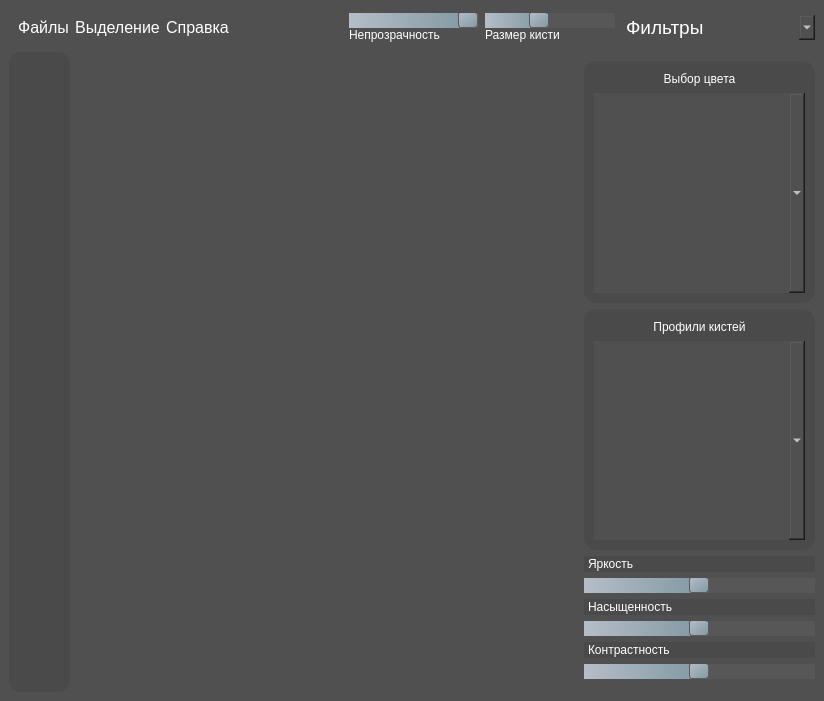
<?xml version="1.0" encoding="UTF-8"?>
<ui version="4.0">
 <class>MainWindow</class>
 <widget class="QMainWindow" name="MainWindow">
  <property name="geometry">
   <rect>
    <x>0</x>
    <y>0</y>
    <width>824</width>
    <height>701</height>
   </rect>
  </property>
  <property name="windowTitle">
   <string>MainWindow</string>
  </property>
  <property name="styleSheet">
   <string notr="true">*{
	background-color: #505050;
	border: None;
	color: #FFFFFF;
}

QComboBox{
	font-size: 14pt;
}

#toolsBar{
	background-color: #4A4A4A;
	border-color: #4A4A4A;
	border-radius: 12px;
}

#toolsFrame{
	background-color: #4A4A4A;
}

#toolsFrame QPushButton{
	background-color: #4A4A4A;
}

#toolsFrame QPushButton:hover {
	background: qlineargradient(x1:0, y1:0, x2:0, y2:1,
                                             stop:0 #C3C3C3, stop:1  #505050);
}

QPushButton{
	border-radius: 3px;
	font-size: 12pt;
}

QPushButton:hover {
	background: qlineargradient(x1:0, y1:0, x2:0, y2:1,
                                             stop:0 #C3C3C3, stop:1  #505050);
}

QSlider::groove:horizontal {
    border: 1px solid #999999;
    height: 12px; /* высота полосы */
	border-radius: 5px;
    background: qlineargradient(x1:0, y1:0, x2:1, y2:0, stop:0 #B1B1B1, stop:1 #c4c4c4); /* градиент фона полосы */
    margin: 2px 0;
}

QSlider::handle:horizontal {
    background: qlineargradient(x1:0, y1:0, x2:1, y2:1, stop:0 #b5bdc8, stop:1 #8299a3); /* градиент цвета ползунка */
    border: 1px solid #5c5c5c;
    width: 18px; /* ширина ползунка */
    margin: -2px 0; /* отступы от верхнего и нижнего краев */
    border-radius: 3px; /* скругление углов */
}

QSlider::add-page:horizontal {
    background: #575757; /* цвет заполненной области слайдера */
}

QSlider::sub-page:horizontal {
    background: qlineargradient(x1:0, y1:0, x2:1, y2:0, stop:0 #b5bdc8, stop:1 #8299a3); /* градиент цвета заполненной области слайдера */
}

#setForTools QFrame{
	background-color: #4A4A4A;
	border: 1px solid #4A4A4A;
	border-radius: 12px;
}</string>
  </property>
  <widget class="QWidget" name="centralwidget">
   <layout class="QGridLayout" name="gridLayout">
    <item row="0" column="0" colspan="4">
     <widget class="QWidget" name="topBar" native="true">
      <property name="sizePolicy">
       <sizepolicy hsizetype="Expanding" vsizetype="Fixed">
        <horstretch>0</horstretch>
        <verstretch>0</verstretch>
       </sizepolicy>
      </property>
      <layout class="QHBoxLayout" name="horizontalLayout_4">
       <property name="spacing">
        <number>0</number>
       </property>
       <property name="leftMargin">
        <number>0</number>
       </property>
       <property name="topMargin">
        <number>0</number>
       </property>
       <property name="rightMargin">
        <number>0</number>
       </property>
       <property name="bottomMargin">
        <number>0</number>
       </property>
       <item>
        <widget class="QFrame" name="fileTools">
         <property name="sizePolicy">
          <sizepolicy hsizetype="Preferred" vsizetype="Fixed">
           <horstretch>0</horstretch>
           <verstretch>0</verstretch>
          </sizepolicy>
         </property>
         <property name="frameShape">
          <enum>QFrame::StyledPanel</enum>
         </property>
         <property name="frameShadow">
          <enum>QFrame::Raised</enum>
         </property>
         <layout class="QHBoxLayout" name="horizontalLayout">
          <item>
           <widget class="QPushButton" name="fileBtn">
            <property name="text">
             <string>Файлы</string>
            </property>
           </widget>
          </item>
          <item>
           <widget class="QPushButton" name="selectionBtn">
            <property name="text">
             <string>Выделение</string>
            </property>
           </widget>
          </item>
          <item>
           <widget class="QPushButton" name="infoBtn">
            <property name="text">
             <string>Справка</string>
            </property>
           </widget>
          </item>
         </layout>
        </widget>
       </item>
       <item>
        <widget class="QFrame" name="paintTools">
         <property name="sizePolicy">
          <sizepolicy hsizetype="Expanding" vsizetype="Fixed">
           <horstretch>0</horstretch>
           <verstretch>0</verstretch>
          </sizepolicy>
         </property>
         <property name="frameShape">
          <enum>QFrame::StyledPanel</enum>
         </property>
         <property name="frameShadow">
          <enum>QFrame::Raised</enum>
         </property>
         <layout class="QHBoxLayout" name="horizontalLayout_3">
          <property name="spacing">
           <number>-1</number>
          </property>
          <property name="leftMargin">
           <number>0</number>
          </property>
          <property name="topMargin">
           <number>0</number>
          </property>
          <property name="rightMargin">
           <number>0</number>
          </property>
          <property name="bottomMargin">
           <number>0</number>
          </property>
          <item>
           <widget class="QPushButton" name="backBtn">
            <property name="sizePolicy">
             <sizepolicy hsizetype="Fixed" vsizetype="Fixed">
              <horstretch>31</horstretch>
              <verstretch>41</verstretch>
             </sizepolicy>
            </property>
            <property name="text">
             <string/>
            </property>
            <property name="icon">
             <iconset resource="icons/icons.qrc">
              <normaloff>:/icons/Back.png</normaloff>:/icons/Back.png</iconset>
            </property>
           </widget>
          </item>
          <item>
           <widget class="QPushButton" name="nextButton">
            <property name="sizePolicy">
             <sizepolicy hsizetype="Fixed" vsizetype="Fixed">
              <horstretch>31</horstretch>
              <verstretch>41</verstretch>
             </sizepolicy>
            </property>
            <property name="text">
             <string/>
            </property>
            <property name="icon">
             <iconset resource="icons/icons.qrc">
              <normaloff>:/icons/Next.png</normaloff>:/icons/Next.png</iconset>
            </property>
           </widget>
          </item>
          <item>
           <widget class="QLabel" name="brushIcon">
            <property name="text">
             <string/>
            </property>
            <property name="pixmap">
             <pixmap resource="icons/icons.qrc">:/icons/brush.png</pixmap>
            </property>
           </widget>
          </item>
          <item>
           <layout class="QVBoxLayout" name="verticalLayout_2">
            <property name="spacing">
             <number>0</number>
            </property>
            <item>
             <widget class="QSlider" name="opacitySlider">
              <property name="sizePolicy">
               <sizepolicy hsizetype="Expanding" vsizetype="Fixed">
                <horstretch>0</horstretch>
                <verstretch>41</verstretch>
               </sizepolicy>
              </property>
              <property name="maximum">
               <number>100</number>
              </property>
              <property name="value">
               <number>100</number>
              </property>
              <property name="orientation">
               <enum>Qt::Horizontal</enum>
              </property>
             </widget>
            </item>
            <item>
             <widget class="QLabel" name="opacityLabel">
              <property name="text">
               <string>Непрозрачность</string>
              </property>
             </widget>
            </item>
           </layout>
          </item>
          <item>
           <layout class="QVBoxLayout" name="verticalLayout_3">
            <property name="spacing">
             <number>0</number>
            </property>
            <item>
             <widget class="QSlider" name="sizeSlider">
              <property name="sizePolicy">
               <sizepolicy hsizetype="Expanding" vsizetype="Fixed">
                <horstretch>0</horstretch>
                <verstretch>41</verstretch>
               </sizepolicy>
              </property>
              <property name="maximum">
               <number>100</number>
              </property>
              <property name="value">
               <number>40</number>
              </property>
              <property name="orientation">
               <enum>Qt::Horizontal</enum>
              </property>
             </widget>
            </item>
            <item>
             <widget class="QLabel" name="sizeLabel">
              <property name="text">
               <string>Размер кисти</string>
              </property>
             </widget>
            </item>
           </layout>
          </item>
          <item>
           <widget class="QComboBox" name="filtersBox">
            <property name="sizePolicy">
             <sizepolicy hsizetype="Fixed" vsizetype="Fixed">
              <horstretch>101</horstretch>
              <verstretch>41</verstretch>
             </sizepolicy>
            </property>
            <item>
             <property name="text">
              <string>Фильтры</string>
             </property>
            </item>
            <item>
             <property name="text">
              <string>Blur</string>
             </property>
            </item>
            <item>
             <property name="text">
              <string>Contour</string>
             </property>
            </item>
            <item>
             <property name="text">
              <string>Detail</string>
             </property>
            </item>
            <item>
             <property name="text">
              <string>Edge Enhance</string>
             </property>
            </item>
            <item>
             <property name="text">
              <string>Edge Enhance More</string>
             </property>
            </item>
            <item>
             <property name="text">
              <string>Emboss</string>
             </property>
            </item>
            <item>
             <property name="text">
              <string>Find Edges</string>
             </property>
            </item>
            <item>
             <property name="text">
              <string>Sharpen</string>
             </property>
            </item>
            <item>
             <property name="text">
              <string>Smooth</string>
             </property>
            </item>
            <item>
             <property name="text">
              <string>Smooth More</string>
             </property>
            </item>
            <item>
             <property name="text">
              <string>Box Blur</string>
             </property>
            </item>
            <item>
             <property name="text">
              <string>Gaussian Blur</string>
             </property>
            </item>
            <item>
             <property name="text">
              <string>Unsharp Mark</string>
             </property>
            </item>
           </widget>
          </item>
         </layout>
        </widget>
       </item>
      </layout>
     </widget>
    </item>
    <item row="1" column="2">
     <widget class="QLabel" name="mainImage">
      <property name="sizePolicy">
       <sizepolicy hsizetype="Expanding" vsizetype="Maximum">
        <horstretch>0</horstretch>
        <verstretch>0</verstretch>
       </sizepolicy>
      </property>
      <property name="text">
       <string/>
      </property>
      <property name="pixmap">
       <pixmap>images/default.png</pixmap>
      </property>
      <property name="alignment">
       <set>Qt::AlignCenter</set>
      </property>
     </widget>
    </item>
    <item row="1" column="0">
     <widget class="QWidget" name="toolsBar" native="true">
      <property name="sizePolicy">
       <sizepolicy hsizetype="Fixed" vsizetype="Expanding">
        <horstretch>0</horstretch>
        <verstretch>0</verstretch>
       </sizepolicy>
      </property>
      <layout class="QGridLayout" name="gridLayout_2">
       <item row="0" column="0">
        <widget class="QFrame" name="toolsFrame">
         <property name="frameShape">
          <enum>QFrame::StyledPanel</enum>
         </property>
         <property name="frameShadow">
          <enum>QFrame::Raised</enum>
         </property>
         <layout class="QVBoxLayout" name="verticalLayout">
          <property name="leftMargin">
           <number>0</number>
          </property>
          <property name="topMargin">
           <number>0</number>
          </property>
          <property name="rightMargin">
           <number>0</number>
          </property>
          <property name="bottomMargin">
           <number>0</number>
          </property>
          <item>
           <widget class="QPushButton" name="cursorBtn">
            <property name="sizePolicy">
             <sizepolicy hsizetype="Fixed" vsizetype="Expanding">
              <horstretch>41</horstretch>
              <verstretch>41</verstretch>
             </sizepolicy>
            </property>
            <property name="text">
             <string/>
            </property>
            <property name="icon">
             <iconset resource="icons/icons.qrc">
              <normaloff>:/icons/cursorBtn.png</normaloff>:/icons/cursorBtn.png</iconset>
            </property>
           </widget>
          </item>
          <item>
           <widget class="QPushButton" name="paintBtn">
            <property name="sizePolicy">
             <sizepolicy hsizetype="Fixed" vsizetype="Expanding">
              <horstretch>41</horstretch>
              <verstretch>41</verstretch>
             </sizepolicy>
            </property>
            <property name="text">
             <string/>
            </property>
            <property name="icon">
             <iconset resource="icons/icons.qrc">
              <normaloff>:/icons/brush.png</normaloff>:/icons/brush.png</iconset>
            </property>
           </widget>
          </item>
          <item>
           <widget class="QPushButton" name="circuleSelectBtn">
            <property name="sizePolicy">
             <sizepolicy hsizetype="Fixed" vsizetype="Expanding">
              <horstretch>41</horstretch>
              <verstretch>41</verstretch>
             </sizepolicy>
            </property>
            <property name="text">
             <string/>
            </property>
            <property name="icon">
             <iconset resource="icons/icons.qrc">
              <normaloff>:/icons/circle-dashed.png</normaloff>:/icons/circle-dashed.png</iconset>
            </property>
           </widget>
          </item>
          <item>
           <widget class="QPushButton" name="squereSelectBtn">
            <property name="sizePolicy">
             <sizepolicy hsizetype="Fixed" vsizetype="Expanding">
              <horstretch>41</horstretch>
              <verstretch>41</verstretch>
             </sizepolicy>
            </property>
            <property name="text">
             <string/>
            </property>
            <property name="icon">
             <iconset resource="icons/icons.qrc">
              <normaloff>:/icons/box-select.png</normaloff>:/icons/box-select.png</iconset>
            </property>
           </widget>
          </item>
          <item>
           <widget class="QPushButton" name="cropBtn">
            <property name="sizePolicy">
             <sizepolicy hsizetype="Fixed" vsizetype="Expanding">
              <horstretch>41</horstretch>
              <verstretch>41</verstretch>
             </sizepolicy>
            </property>
            <property name="text">
             <string/>
            </property>
            <property name="icon">
             <iconset resource="icons/icons.qrc">
              <normaloff>:/icons/crop.png</normaloff>:/icons/crop.png</iconset>
            </property>
           </widget>
          </item>
          <item>
           <widget class="QPushButton" name="eraserBtn">
            <property name="sizePolicy">
             <sizepolicy hsizetype="Fixed" vsizetype="Expanding">
              <horstretch>41</horstretch>
              <verstretch>41</verstretch>
             </sizepolicy>
            </property>
            <property name="text">
             <string/>
            </property>
            <property name="icon">
             <iconset resource="icons/icons.qrc">
              <normaloff>:/icons/eraser.png</normaloff>:/icons/eraser.png</iconset>
            </property>
           </widget>
          </item>
          <item>
           <widget class="QPushButton" name="turnBtn">
            <property name="sizePolicy">
             <sizepolicy hsizetype="Fixed" vsizetype="Expanding">
              <horstretch>41</horstretch>
              <verstretch>41</verstretch>
             </sizepolicy>
            </property>
            <property name="text">
             <string/>
            </property>
            <property name="icon">
             <iconset resource="icons/icons.qrc">
              <normaloff>:/icons/refresh-cw.png</normaloff>:/icons/refresh-cw.png</iconset>
            </property>
           </widget>
          </item>
          <item>
           <widget class="QPushButton" name="textBtn">
            <property name="sizePolicy">
             <sizepolicy hsizetype="Fixed" vsizetype="Expanding">
              <horstretch>41</horstretch>
              <verstretch>41</verstretch>
             </sizepolicy>
            </property>
            <property name="text">
             <string/>
            </property>
            <property name="icon">
             <iconset resource="icons/icons.qrc">
              <normaloff>:/icons/Т.png</normaloff>:/icons/Т.png</iconset>
            </property>
           </widget>
          </item>
          <item>
           <widget class="QPushButton" name="pipetBtn">
            <property name="sizePolicy">
             <sizepolicy hsizetype="Fixed" vsizetype="Expanding">
              <horstretch>0</horstretch>
              <verstretch>0</verstretch>
             </sizepolicy>
            </property>
            <property name="text">
             <string/>
            </property>
            <property name="icon">
             <iconset>
              <normaloff>app/ui/icons/droplet.png</normaloff>app/ui/icons/droplet.png</iconset>
            </property>
            <property name="iconSize">
             <size>
              <width>16</width>
              <height>16</height>
             </size>
            </property>
           </widget>
          </item>
         </layout>
        </widget>
       </item>
      </layout>
     </widget>
    </item>
    <item row="1" column="3">
     <widget class="QWidget" name="setForTools" native="true">
      <property name="sizePolicy">
       <sizepolicy hsizetype="Fixed" vsizetype="Fixed">
        <horstretch>231</horstretch>
        <verstretch>59</verstretch>
       </sizepolicy>
      </property>
      <property name="minimumSize">
       <size>
        <width>231</width>
        <height>621</height>
       </size>
      </property>
      <layout class="QVBoxLayout" name="verticalLayout_7">
       <property name="spacing">
        <number>-1</number>
       </property>
       <property name="leftMargin">
        <number>0</number>
       </property>
       <property name="topMargin">
        <number>0</number>
       </property>
       <property name="rightMargin">
        <number>0</number>
       </property>
       <property name="bottomMargin">
        <number>3</number>
       </property>
       <item>
        <widget class="QFrame" name="colorsFrame">
         <property name="sizePolicy">
          <sizepolicy hsizetype="Preferred" vsizetype="Expanding">
           <horstretch>0</horstretch>
           <verstretch>0</verstretch>
          </sizepolicy>
         </property>
         <property name="frameShape">
          <enum>QFrame::StyledPanel</enum>
         </property>
         <property name="frameShadow">
          <enum>QFrame::Raised</enum>
         </property>
         <layout class="QVBoxLayout" name="verticalLayout_4">
          <item>
           <widget class="QLabel" name="colorSelectLabel">
            <property name="sizePolicy">
             <sizepolicy hsizetype="Preferred" vsizetype="Minimum">
              <horstretch>0</horstretch>
              <verstretch>0</verstretch>
             </sizepolicy>
            </property>
            <property name="text">
             <string>Выбор цвета</string>
            </property>
            <property name="alignment">
             <set>Qt::AlignCenter</set>
            </property>
           </widget>
          </item>
          <item>
           <widget class="QComboBox" name="colorSelectbox">
            <property name="sizePolicy">
             <sizepolicy hsizetype="Preferred" vsizetype="Expanding">
              <horstretch>0</horstretch>
              <verstretch>0</verstretch>
             </sizepolicy>
            </property>
           </widget>
          </item>
         </layout>
        </widget>
       </item>
       <item>
        <widget class="QFrame" name="brushFrame">
         <property name="sizePolicy">
          <sizepolicy hsizetype="Preferred" vsizetype="Expanding">
           <horstretch>0</horstretch>
           <verstretch>0</verstretch>
          </sizepolicy>
         </property>
         <property name="frameShape">
          <enum>QFrame::StyledPanel</enum>
         </property>
         <property name="frameShadow">
          <enum>QFrame::Raised</enum>
         </property>
         <layout class="QVBoxLayout" name="verticalLayout_5">
          <item>
           <widget class="QLabel" name="bruchSelectLabel">
            <property name="sizePolicy">
             <sizepolicy hsizetype="Preferred" vsizetype="Minimum">
              <horstretch>0</horstretch>
              <verstretch>0</verstretch>
             </sizepolicy>
            </property>
            <property name="text">
             <string>Профили кистей</string>
            </property>
            <property name="alignment">
             <set>Qt::AlignCenter</set>
            </property>
           </widget>
          </item>
          <item>
           <widget class="QComboBox" name="brushSelectBox">
            <property name="sizePolicy">
             <sizepolicy hsizetype="Preferred" vsizetype="Expanding">
              <horstretch>0</horstretch>
              <verstretch>0</verstretch>
             </sizepolicy>
            </property>
           </widget>
          </item>
         </layout>
        </widget>
       </item>
       <item>
        <layout class="QVBoxLayout" name="verticalLayout_6">
         <property name="spacing">
          <number>-1</number>
         </property>
         <item>
          <widget class="QLabel" name="brightnessLabel">
           <property name="text">
            <string>Яркость</string>
           </property>
          </widget>
         </item>
         <item>
          <widget class="QSlider" name="brightnessSlider">
           <property name="sizePolicy">
            <sizepolicy hsizetype="Expanding" vsizetype="Preferred">
             <horstretch>0</horstretch>
             <verstretch>0</verstretch>
            </sizepolicy>
           </property>
           <property name="minimum">
            <number>1</number>
           </property>
           <property name="maximum">
            <number>200</number>
           </property>
           <property name="value">
            <number>100</number>
           </property>
           <property name="orientation">
            <enum>Qt::Horizontal</enum>
           </property>
          </widget>
         </item>
         <item>
          <widget class="QLabel" name="saturationLabel">
           <property name="text">
            <string>Насыщенность</string>
           </property>
          </widget>
         </item>
         <item>
          <widget class="QSlider" name="saturationSlider">
           <property name="sizePolicy">
            <sizepolicy hsizetype="Expanding" vsizetype="Preferred">
             <horstretch>0</horstretch>
             <verstretch>0</verstretch>
            </sizepolicy>
           </property>
           <property name="minimum">
            <number>1</number>
           </property>
           <property name="maximum">
            <number>200</number>
           </property>
           <property name="value">
            <number>100</number>
           </property>
           <property name="orientation">
            <enum>Qt::Horizontal</enum>
           </property>
          </widget>
         </item>
         <item>
          <widget class="QLabel" name="contrastLabel">
           <property name="text">
            <string>Контрастность</string>
           </property>
          </widget>
         </item>
         <item>
          <widget class="QSlider" name="contrastSlider">
           <property name="sizePolicy">
            <sizepolicy hsizetype="Expanding" vsizetype="Preferred">
             <horstretch>0</horstretch>
             <verstretch>0</verstretch>
            </sizepolicy>
           </property>
           <property name="minimum">
            <number>1</number>
           </property>
           <property name="maximum">
            <number>200</number>
           </property>
           <property name="pageStep">
            <number>1</number>
           </property>
           <property name="value">
            <number>100</number>
           </property>
           <property name="orientation">
            <enum>Qt::Horizontal</enum>
           </property>
          </widget>
         </item>
        </layout>
       </item>
      </layout>
     </widget>
    </item>
   </layout>
  </widget>
 </widget>
 <resources>
  <include location="icons/icons.qrc"/>
 </resources>
 <connections/>
</ui>
